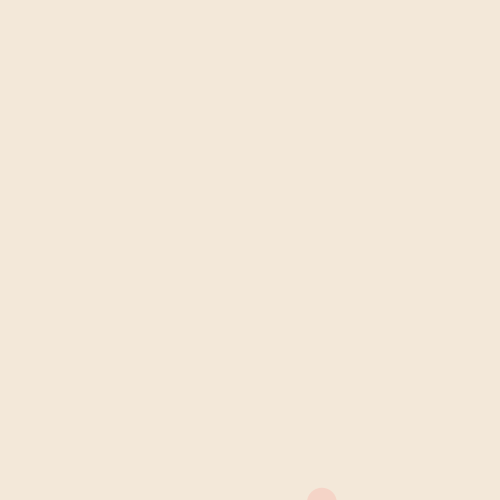
Frame 1 (no input)
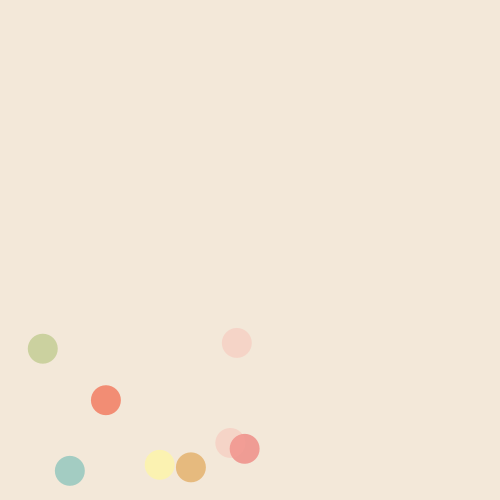
Frame 60 (the mouse pressed at the canvas centre just before this capture)
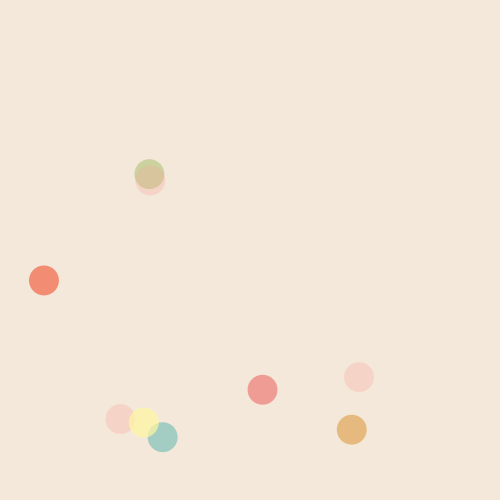
Frame 120 (the mouse held since frame 60 and released just before this capture)

The Processing sketch that drew these frames (run headless with seeded random() and noise(); from frame 60 on, the mouse is pressed at the canvas centre):

// Processing sketch: sketch_24_02
// ── sketch_24_02.pde
 // se inicia desde un valor que no existe en la tabla numerica del reloj
int lastSecond = -1;  

// Lista para las bolitas
ArrayList<Ball> balls = new ArrayList<Ball>();  

void setup() {
  size(500, 500);
  textSize(40);
}

void draw() {
// se crea la variable de segundo
  int s = second();
  
// se establece que el numero va a cambiar y se verifica que eso pase 
  if (s != lastSecond) {  
    lastSecond = s;  
    
    // Crear bolitas en diferentes intervalos de tiempo
       if (s % 1 == 0) {  
      balls.add(new Ball(random(width), height, color(#FD9F9A, 70)));
    }
    
    if (s % 10 == 0) {  
      balls.add(new Ball(random(width), height, color(#ED6665,150)));
    }
    
    if (s % 20 == 0) {  
      balls.add(new Ball(random(width), height, color(#BBC887,180)));
    }
    
    if (s % 30 == 0) {  
      balls.add(new Ball(random(width), height, color(#FFF6A0,180)));
    }
    
    if (s % 40 == 0) {  
      balls.add(new Ball(random(width), height, color(#E1A758,180)));
    }
    
    if (s % 50 == 0) {  
      balls.add(new Ball(random(width), height, color(#83C0B8,180)));
    }
    
    if (s % 60 == 0) {  
      balls.add(new Ball(random(width), height, color(#F26749,180)));
    }
  }

  background(#F3E8D9); 
  
// Mover y mostrar las bolitas
  for (int i = balls.size() - 1; i >= 0; i--) {
   Ball b = balls.get(i);
   // actualizar la posición de la bolita
    b.update();  
   //dibujar la bolita
    b.display(); 
  }
}

class Ball {
  float x, y;       
  color c;          
  float speedX;     
  float speedY;     
  float diameter = 30;  
  
  // creacion de la clase ball
  Ball(float startX, float startY, color ballColor) {
    x = startX;           
    y = startY;           
    c = ballColor;        
    speedX = random(-3, 3); 
    speedY = random(-3, 3); 
  }
  
  // forma de actualizar la posición de la bolita
  void update() {
    x += speedX;  // Mover la bolita en X
    y += speedY;  // Mover la bolita en Y
    
    //  para que la bolita rebote al tocar los bordes de la pantalla
    if (x < 0 || x > width) {
      speedX *= -1;  // Rebote en X
    }
    if (y < 0 || y > height) {
      speedY *= -1;  // Rebote en Y
    }
  }
  
  // la bolita
  void display() {
    fill(c);           
    noStroke();        
    ellipse(x, y, diameter, diameter);  
  }
}
